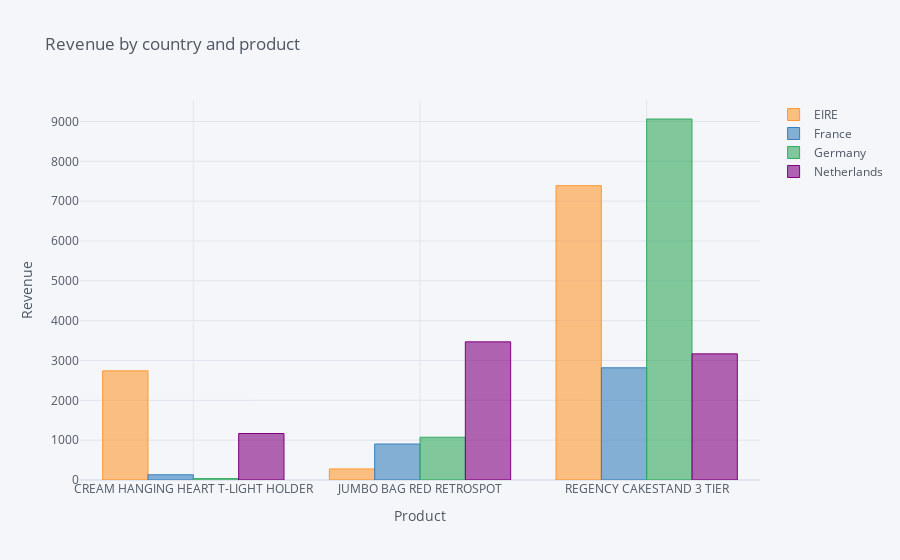

The notebook cell saved with this chart:
### Code cell
data5p.iplot(kind='bar', x='Description', xTitle='Product', 
           yTitle='Revenue', title='Revenue by country and product')

### Figure 1 — Plotly figure (JSON) as saved in the notebook; plotly's stock layout.template omitted (floating-point values rounded to 4 significant figures)
{"data": [{"marker": {"color": "rgba(255, 153, 51, 0.6)", "line": {"color": "rgba(255, 153, 51, 1.0)", "width": 1}}, "name": "EIRE", "orientation": "v", "text": "", "type": "bar", "x": ["CREAM HANGING HEART T-LIGHT HOLDER", "JUMBO BAG RED RETROSPOT", "REGENCY CAKESTAND 3 TIER"], "y": [2741.0, 278.7, 7389.0]}, {"marker": {"color": "rgba(55, 128, 191, 0.6)", "line": {"color": "rgba(55, 128, 191, 1.0)", "width": 1}}, "name": "France", "orientation": "v", "text": "", "type": "bar", "x": ["CREAM HANGING HEART T-LIGHT HOLDER", "JUMBO BAG RED RETROSPOT", "REGENCY CAKESTAND 3 TIER"], "y": [131.8, 903.4, 2817.0]}, {"marker": {"color": "rgba(50, 171, 96, 0.6)", "line": {"color": "rgba(50, 171, 96, 1.0)", "width": 1}}, "name": "Germany", "orientation": "v", "text": "", "type": "bar", "x": ["CREAM HANGING HEART T-LIGHT HOLDER", "JUMBO BAG RED RETROSPOT", "REGENCY CAKESTAND 3 TIER"], "y": [35.4, 1073.0, 9062.0]}, {"marker": {"color": "rgba(128, 0, 128, 0.6)", "line": {"color": "rgba(128, 0, 128, 1.0)", "width": 1}}, "name": "Netherlands", "orientation": "v", "text": "", "type": "bar", "x": ["CREAM HANGING HEART T-LIGHT HOLDER", "JUMBO BAG RED RETROSPOT", "REGENCY CAKESTAND 3 TIER"], "y": [1167, 3468, 3166.0]}], "layout": {"legend": {"bgcolor": "#F5F6F9", "font": {"color": "#4D5663"}}, "paper_bgcolor": "#F5F6F9", "plot_bgcolor": "#F5F6F9", "title": {"font": {"color": "#4D5663"}, "text": "Revenue by country and product"}, "xaxis": {"gridcolor": "#E1E5ED", "showgrid": true, "tickfont": {"color": "#4D5663"}, "title": {"font": {"color": "#4D5663"}, "text": "Product"}, "zerolinecolor": "#E1E5ED"}, "yaxis": {"gridcolor": "#E1E5ED", "showgrid": true, "tickfont": {"color": "#4D5663"}, "title": {"font": {"color": "#4D5663"}, "text": "Revenue"}, "zerolinecolor": "#E1E5ED"}}}
